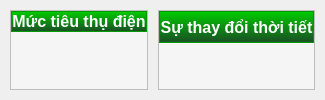
               <widget class="QWidget" name="Bot_ParameterPanel">
                <layout class="QHBoxLayout" name="horizontalLayout_5">
                 <property name="spacing">
                  <number>10</number>
                 </property>
                 <property name="leftMargin">
                  <number>10</number>
                 </property>
                 <property name="topMargin">
                  <number>10</number>
                 </property>
                 <property name="rightMargin">
                  <number>10</number>
                 </property>
                 <property name="bottomMargin">
                  <number>10</number>
                 </property>
                 <item>
                  <widget class="QFrame" name="Bot_Para_frame_1">
                   <property name="styleSheet">
                    <string notr="true">background-color: rgb(245, 245, 245);
</string>
                   </property>
                   <property name="frameShape">
                    <enum>QFrame::StyledPanel</enum>
                   </property>
                   <property name="frameShadow">
                    <enum>QFrame::Raised</enum>
                   </property>
                   <layout class="QVBoxLayout" name="verticalLayout_44">
                    <property name="spacing">
                     <number>0</number>
                    </property>
                    <property name="leftMargin">
                     <number>0</number>
                    </property>
                    <property name="topMargin">
                     <number>0</number>
                    </property>
                    <property name="rightMargin">
                     <number>0</number>
                    </property>
                    <property name="bottomMargin">
                     <number>0</number>
                    </property>
                    <item alignment="Qt::AlignTop">
                     <widget class="QFrame" name="Bot_Para_frame1_header">
                      <property name="styleSheet">
                       <string notr="true">background-color: rgb(0, 200, 0);</string>
                      </property>
                      <property name="frameShape">
                       <enum>QFrame::StyledPanel</enum>
                      </property>
                      <property name="frameShadow">
                       <enum>QFrame::Raised</enum>
                      </property>
                      <layout class="QVBoxLayout" name="verticalLayout_38">
                       <property name="spacing">
                        <number>0</number>
                       </property>
                       <property name="leftMargin">
                        <number>0</number>
                       </property>
                       <property name="topMargin">
                        <number>0</number>
                       </property>
                       <property name="rightMargin">
                        <number>0</number>
                       </property>
                       <property name="bottomMargin">
                        <number>0</number>
                       </property>
                       <item>
                        <widget class="QPushButton" name="Bot_Para_header1">
                         <property name="font">
                          <font>
                           <family>Segoe UI</family>
                           <pointsize>12</pointsize>
                           <weight>75</weight>
                           <bold>true</bold>
                          </font>
                         </property>
                         <property name="styleSheet">
                          <string notr="true">color: rgb(255, 255, 255);
background-color: qlineargradient(spread:pad, x1:0, y1:0, x2:0, y2:1, stop:0 rgba(0, 201, 0, 255), stop:1 rgba(25, 81, 36, 255));
border-bottom-left-radius: 0px;
border-bottom-right-radius: 0px;</string>
                         </property>
                         <property name="text">
                          <string>Mức tiêu thụ điện</string>
                         </property>
                        </widget>
                       </item>
                      </layout>
                     </widget>
                    </item>
                    <item>
                     <widget class="QFrame" name="Bot_Para_frame1_body">
                      <property name="sizePolicy">
                       <sizepolicy hsizetype="Preferred" vsizetype="Expanding">
                        <horstretch>0</horstretch>
                        <verstretch>0</verstretch>
                       </sizepolicy>
                      </property>
                      <property name="styleSheet">
                       <string notr="true">background-color: rgba(0, 0, 0, 0);</string>
                      </property>
                      <property name="frameShape">
                       <enum>QFrame::StyledPanel</enum>
                      </property>
                      <property name="frameShadow">
                       <enum>QFrame::Raised</enum>
                      </property>
                      <widget class="QLabel" name="label_21">
                       <property name="geometry">
                        <rect>
                         <x>230</x>
                         <y>90</y>
                         <width>151</width>
                         <height>20</height>
                        </rect>
                       </property>
                       <property name="styleSheet">
                        <string notr="true">color: rgb(0, 0, 0);</string>
                       </property>
                       <property name="text">
                        <string>Biểu đồ điện năng tiêu thụ</string>
                       </property>
                      </widget>
                     </widget>
                    </item>
                   </layout>
                  </widget>
                 </item>
                 <item>
                  <widget class="QFrame" name="Bot_Para_frame_2">
                   <property name="styleSheet">
                    <string notr="true">background-color: rgb(245, 245, 245);
</string>
                   </property>
                   <property name="frameShape">
                    <enum>QFrame::StyledPanel</enum>
                   </property>
                   <property name="frameShadow">
                    <enum>QFrame::Raised</enum>
                   </property>
                   <layout class="QVBoxLayout" name="verticalLayout_45">
                    <property name="spacing">
                     <number>0</number>
                    </property>
                    <property name="leftMargin">
                     <number>0</number>
                    </property>
                    <property name="topMargin">
                     <number>0</number>
                    </property>
                    <property name="rightMargin">
                     <number>0</number>
                    </property>
                    <property name="bottomMargin">
                     <number>0</number>
                    </property>
                    <item alignment="Qt::AlignTop">
                     <widget class="QFrame" name="Bot_Para_frame2_header">
                      <property name="styleSheet">
                       <string notr="true">background-color: rgb(0, 200, 0);</string>
                      </property>
                      <property name="frameShape">
                       <enum>QFrame::StyledPanel</enum>
                      </property>
                      <property name="frameShadow">
                       <enum>QFrame::Raised</enum>
                      </property>
                      <layout class="QVBoxLayout" name="verticalLayout_39">
                       <property name="spacing">
                        <number>0</number>
                       </property>
                       <property name="leftMargin">
                        <number>0</number>
                       </property>
                       <property name="topMargin">
                        <number>0</number>
                       </property>
                       <property name="rightMargin">
                        <number>0</number>
                       </property>
                       <property name="bottomMargin">
                        <number>0</number>
                       </property>
                       <item>
                        <widget class="QPushButton" name="Bot_Para_header2">
                         <property name="minimumSize">
                          <size>
                           <width>0</width>
                           <height>30</height>
                          </size>
                         </property>
                         <property name="font">
                          <font>
                           <family>Segoe UI</family>
                           <pointsize>12</pointsize>
                           <weight>75</weight>
                           <bold>true</bold>
                          </font>
                         </property>
                         <property name="styleSheet">
                          <string notr="true">color: rgb(255, 255, 255);
background-color: qlineargradient(spread:pad, x1:0, y1:0, x2:0, y2:1, stop:0 rgba(0, 201, 0, 255), stop:1 rgba(25, 81, 36, 255));
border-bottom-left-radius: 0px;
border-bottom-right-radius: 0px;</string>
                         </property>
                         <property name="text">
                          <string>Sự thay đổi thời tiết</string>
                         </property>
                        </widget>
                       </item>
                      </layout>
                     </widget>
                    </item>
                    <item>
                     <widget class="QFrame" name="Bot_Para_frame2_body">
                      <property name="sizePolicy">
                       <sizepolicy hsizetype="Preferred" vsizetype="Expanding">
                        <horstretch>0</horstretch>
                        <verstretch>0</verstretch>
                       </sizepolicy>
                      </property>
                      <property name="styleSheet">
                       <string notr="true">background-color: rgba(0, 0, 0, 0);</string>
                      </property>
                      <property name="frameShape">
                       <enum>QFrame::StyledPanel</enum>
                      </property>
                      <property name="frameShadow">
                       <enum>QFrame::Raised</enum>
                      </property>
                      <widget class="QLabel" name="label_22">
                       <property name="geometry">
                        <rect>
                         <x>240</x>
                         <y>80</y>
                         <width>141</width>
                         <height>20</height>
                        </rect>
                       </property>
                       <property name="styleSheet">
                        <string notr="true">color: rgb(0, 0, 0);</string>
                       </property>
                       <property name="text">
                        <string>Bảng trạng thái thời tiết</string>
                       </property>
                      </widget>
                     </widget>
                    </item>
                   </layout>
                  </widget>
                 </item>
                </layout>
               </widget>
